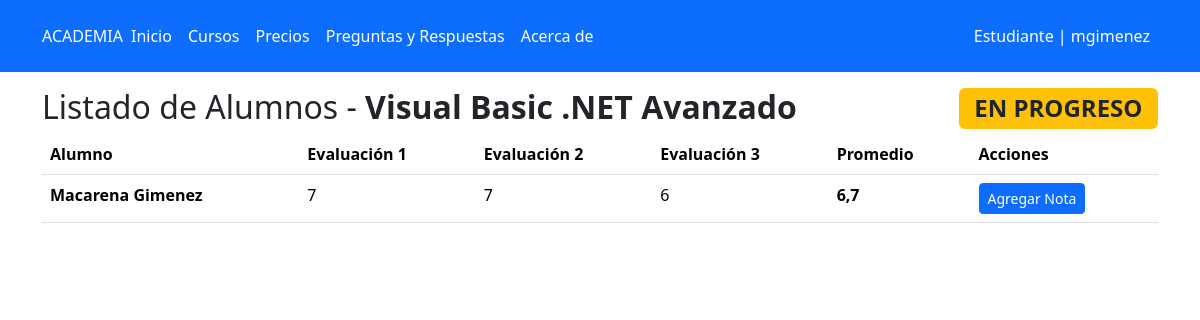
Page /courses/11 (signed in) on the committed database.
### core/models.py (models this page shows, shortened)
class Course(models.Model):
    STATUS_CHOICES = (
        ('I', 'En etapa de inscripción'),
        ('P', 'En progreso'),
        ('F', 'Finalizado'),
    )
    name = models.CharField(max_length=90, verbose_name='Nombre')
    description = models.TextField(blank=True, null=True, verbose_name='Descripción')
    teacher = models.ForeignKey(User, on_delete=models.CASCADE, limit_choices_to={'groups__name': 'profesores'}, verbose_name='Profesor')
    class_quantity = models.PositiveIntegerField(default=0, verbose_name='Cantidad de clases')
    status = models.CharField(max_length=1, choices=STATUS_CHOICES, default='I', verbose_name='Estado')
    def __str__(self):
        return self.name
    class Meta:
        verbose_name = 'Curso'
        verbose_name_plural = 'Cursos'

class Mark(models.Model):
    course = models.ForeignKey(Course, on_delete=models.CASCADE, verbose_name='Curso')
    student = models.ForeignKey(User, on_delete=models.CASCADE, limit_choices_to={'groups__name': 'estudiantes'}, verbose_name='Estudiante')
    mark_1 = models.PositiveIntegerField(null=True, blank=True, verbose_name='Nota 1')
    mark_2 = models.PositiveIntegerField(null=True, blank=True, verbose_name='Nota 2')
    mark_3 = models.PositiveIntegerField(null=True, blank=True, verbose_name='Nota 3')
    average = models.DecimalField(max_digits=3, decimal_places=1, null=True, blank=True, verbose_name='Promedio')
    class Meta:
        verbose_name = 'Nota'
        verbose_name_plural = 'Notas'

### core/views.py (the view)
# urls.py: path('courses/<int:course_id>', login_required(StudentListMarkView.as_view()), name='student_list_mark'),
@add_group_name_to_context
class StudentListMarkView(TemplateView):
    template_name = 'student_list_mark.html'
    def get_context_data(self, **kwargs):
        context = super().get_context_data(**kwargs)
        course_id = self.kwargs['course_id']
        course = get_object_or_404(Course, id=course_id)
        marks = Mark.objects.filter(course=course)
        student_data = []
        for mark in marks:
            student = get_object_or_404(User, id=mark.student_id)
            student_data.append({
                'mark_id': mark.id,
                'name': student.get_full_name(),
                'mark_1': mark.mark_1,
                'mark_2': mark.mark_2,
                'mark_3': mark.mark_3,
                'average': mark.average,
            })
        context['course'] = course
        context['student_data'] = student_data
        return context

### core/views.py (called while the page is built)
def plural_to_singular(plural):
    plural_singular = {
        "estudiantes": "estudiante",
        "profesores": "profesor",
        "preceptores": "preceptor",
        "administrativos": "administrativo",
    }
    return plural_singular.get(plural, "error")

def get_group_and_color(user):
    group = user.groups.first()
    group_id = None
    group_name = None
    group_name_singular = None
    color = None
    if group:
        if group.name == 'estudiantes':
            color = 'bg-primary'
        elif group.name == 'profesores':
            color = 'bg-success'
        elif group.name == 'preceptores':
            color = 'bg-secondary'
        elif group.name == 'administrativos':
            color = 'bg-danger'
        group_id = group.id
        group_name = group.name
        group_name_singular = plural_to_singular(group.name)
    return group_id, group_name, group_name_singular, color

def add_group_name_to_context(view_class):
    original_dispatch = view_class.dispatch
    def dispatch(self, request, *args, **kwargs):
        user = self.request.user
        group_id, group_name, group_name_singular, color = get_group_and_color(user)
        context = {
            'group_name': group_name,
            'group_name_singular': group_name_singular,
            'color': color
        }
        self.extra_context = context
        return original_dispatch(self, request, *args, **kwargs)
    view_class.dispatch = dispatch
    return view_class

### templates/student_list_mark.html
{% extends 'base.html' %}
{% block content %}
	<div class="container mt-3">
		<h2>Listado de Alumnos - <strong>{{ course }}</strong>
			{% if course.status == 'I' %}
				<span class="badge bg-success float-end">EN ETAPA DE INSCRIPCION</span>
			{% elif course.status == 'P' %}
				<span class="badge bg-warning text-dark float-end">EN PROGRESO</span>
			{% elif course.status == 'F' %}
				<span class="badge bg-danger float-end">FINALIZADO</span>
			{% endif %}
		</h2>
		<table class="table">
			<thead>
			<tr>
				<th scope="col">Alumno</th>
				<th scope="col">Evaluación 1</th>
				<th scope="col">Evaluación 2</th>
				<th scope="col">Evaluación 3</th>
				<th scope="col">Promedio</th>
				<th scope="col">Acciones</th>
			</tr>
			</thead>
			<tbody>
			{% for data in student_data %}
				<tr>
					<th scope="row">{{ data.name }}</th>
					<td>{{ data.mark_1 }}</td>
					<td>{{ data.mark_2 }}</td>
					<td>{{ data.mark_3 }}</td>
					<td><strong>{{ data.average }}</strong></td>
					<td>
						<a class="btn btn-sm btn-primary {% if course.status == 'I' or course.status == 'F' %}disabled{% endif %}"
						   href="{% url 'update_mark' data.mark_id %}">Agregar Nota</a>
					</td>
				</tr>
			{% endfor %}
			</tbody>
		</table>
	</div>
{% endblock %}

### templates/header.html
{% if user.is_authenticated %}
    {% if group_name == 'estudiantes' %}
        <header class="p-3 text-bg-dark bg-primary">
    {% elif group_name == 'profesores' %}
        <header class="p-3 text-bg-dark bg-success">
    {% elif group_name == 'preceptores' %}
        <header class="p-3 text-bg-dark bg-secondary">
    {% elif group_name == 'administrativos' %}
        <header class="p-3 text-bg-dark bg-danger">
    {% endif %}
{% else %}
    <header class="p-3 text-bg-dark bg-primary">
{% endif %}
<div class="container">
    <div class="d-flex flex-wrap align-items-center justify-content-center justify-content-lg-start">
        <a href="{% url 'home' %}" class="d-flex align-items-center mb-2 mb-lg-0 text-white text-decoration-none">
            ACADEMIA
        </a>
        {% if user.is_authenticated %}
            {% if group_name == 'estudiantes' %}
                <ul class="nav col-12 col-lg-auto me-lg-auto mb-2 justify-content-center mb-md-0 bg-primary">
            {% elif group_name == 'profesores' %}
                <ul class="nav col-12 col-lg-auto me-lg-auto mb-2 justify-content-center mb-md-0 bg-success">
            {% elif group_name == 'preceptores' %}
                <ul class="nav col-12 col-lg-auto me-lg-auto mb-2 justify-content-center mb-md-0 bg-secondary">
            {% elif group_name == 'administrativos' %}
                <ul class="nav col-12 col-lg-auto me-lg-auto mb-2 justify-content-center mb-md-0 bg-danger">
            {% endif %}
        {% else %}
            <ul class="nav col-12 col-lg-auto me-lg-auto mb-2 justify-content-center mb-md-0 bg-primary">
        {% endif %}
        <li><a href="{% url 'home' %}" class="nav-link px-2 text-white">Inicio</a></li>
        <li><a href="{% url 'courses' %}" class="nav-link px-2 text-white">Cursos</a></li>
        {% if not user.is_authenticated or group_name == 'estudiantes' %}
            <li><a href="{% url 'pricing' %}" class="nav-link px-2 text-white">Precios</a></li>
            <li><a href="#" class="nav-link px-2 text-white">Preguntas y Respuestas</a></li>
            <li><a href="#" class="nav-link px-2 text-white">Acerca de</a></li>
        {% endif %}
        </ul>
        <div class="text-end">
            {% if user.is_authenticated %}
                <li style="list-style-type: none;">
                    <a class="nav-link px-2 text-white" href="{% url 'profile' %}">{{ group_name_singular|capfirst }}
                        | {{ user.username }}</a>
                </li>
            {% else %}
                <a class="btn btn-outline-light me-2" href="{% url 'custom_login' %}">Iniciar Sesión</a>
                <a class="btn btn-warning" href="{% url 'register' %}">Registrarse</a>
            {% endif %}
        </div>
    </div>
</div>
</header>

### rows in the picture
Course: name "Visual Basic .NET Avanzado"
Mark: name "Macarena Gimenez", mark_1 "7", mark_2 "7", mark_3 "6", average "6,7"

### other values in the picture
{{ group_name_singular|capfirst }} "Estudiante"
{{ user.username }} "mgimenez"
